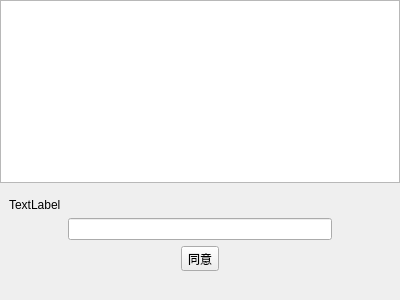
<?xml version="1.0" encoding="UTF-8"?>
<ui version="4.0">
 <class>AddFriendReceive</class>
 <widget class="QWidget" name="AddFriendReceive">
  <property name="geometry">
   <rect>
    <x>0</x>
    <y>0</y>
    <width>400</width>
    <height>300</height>
   </rect>
  </property>
  <property name="windowTitle">
   <string>Form</string>
  </property>
  <layout class="QVBoxLayout" name="verticalLayout_2">
   <property name="leftMargin">
    <number>0</number>
   </property>
   <property name="topMargin">
    <number>0</number>
   </property>
   <property name="rightMargin">
    <number>0</number>
   </property>
   <property name="bottomMargin">
    <number>0</number>
   </property>
   <item>
    <widget class="QListWidget" name="listWidget">
     <property name="styleSheet">
      <string notr="true"/>
     </property>
    </widget>
   </item>
   <item>
    <widget class="QFrame" name="frame">
     <property name="styleSheet">
      <string notr="true">QFrame{
border:sold 10px rgba(0,0,0);
background-image:url(:/image/JHY.png);
}</string>
     </property>
     <property name="frameShape">
      <enum>QFrame::StyledPanel</enum>
     </property>
     <property name="frameShadow">
      <enum>QFrame::Raised</enum>
     </property>
     <layout class="QVBoxLayout" name="verticalLayout">
      <item>
       <widget class="QLabel" name="label">
        <property name="text">
         <string>TextLabel</string>
        </property>
       </widget>
      </item>
      <item>
       <widget class="QWidget" name="widget" native="true">
        <layout class="QHBoxLayout" name="horizontalLayout" stretch="1,5,1">
         <property name="leftMargin">
          <number>0</number>
         </property>
         <property name="topMargin">
          <number>0</number>
         </property>
         <property name="rightMargin">
          <number>0</number>
         </property>
         <property name="bottomMargin">
          <number>0</number>
         </property>
         <item>
          <widget class="QLabel" name="label_2">
           <property name="text">
            <string/>
           </property>
          </widget>
         </item>
         <item>
          <widget class="QLineEdit" name="lineEdit"/>
         </item>
         <item>
          <widget class="QLabel" name="label_3">
           <property name="text">
            <string/>
           </property>
          </widget>
         </item>
        </layout>
       </widget>
      </item>
      <item>
       <widget class="QWidget" name="widget_2" native="true">
        <layout class="QHBoxLayout" name="horizontalLayout_2" stretch="1,5,1">
         <property name="leftMargin">
          <number>0</number>
         </property>
         <property name="topMargin">
          <number>0</number>
         </property>
         <property name="rightMargin">
          <number>0</number>
         </property>
         <property name="bottomMargin">
          <number>0</number>
         </property>
         <item>
          <widget class="QLabel" name="label_4">
           <property name="text">
            <string/>
           </property>
          </widget>
         </item>
         <item>
          <widget class="QToolButton" name="toolButton">
           <property name="text">
            <string>同意</string>
           </property>
          </widget>
         </item>
         <item>
          <widget class="QLabel" name="label_5">
           <property name="text">
            <string/>
           </property>
          </widget>
         </item>
        </layout>
       </widget>
      </item>
      <item>
       <widget class="QLabel" name="label_6">
        <property name="text">
         <string/>
        </property>
       </widget>
      </item>
     </layout>
    </widget>
   </item>
  </layout>
 </widget>
 <resources/>
 <connections/>
</ui>
